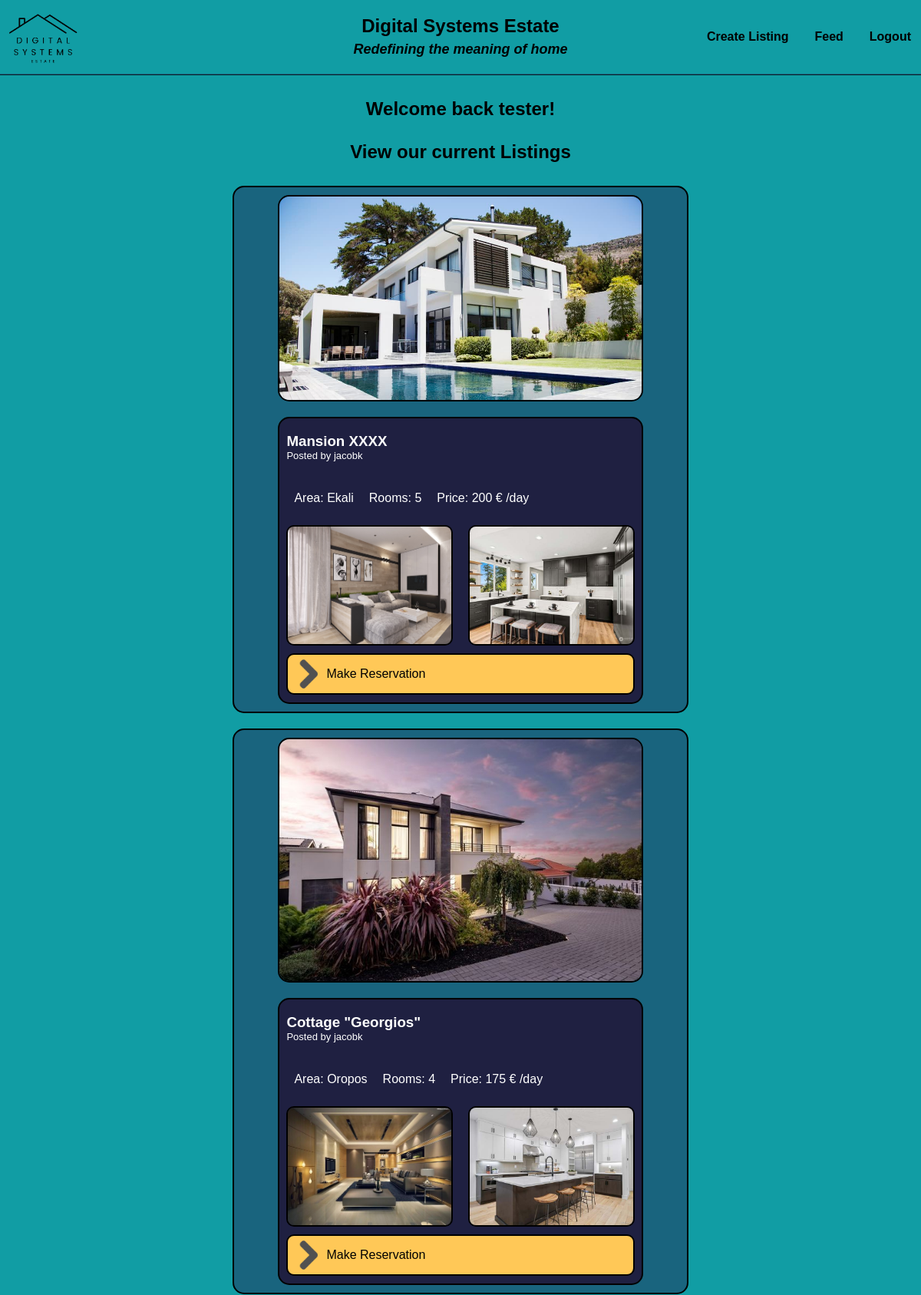
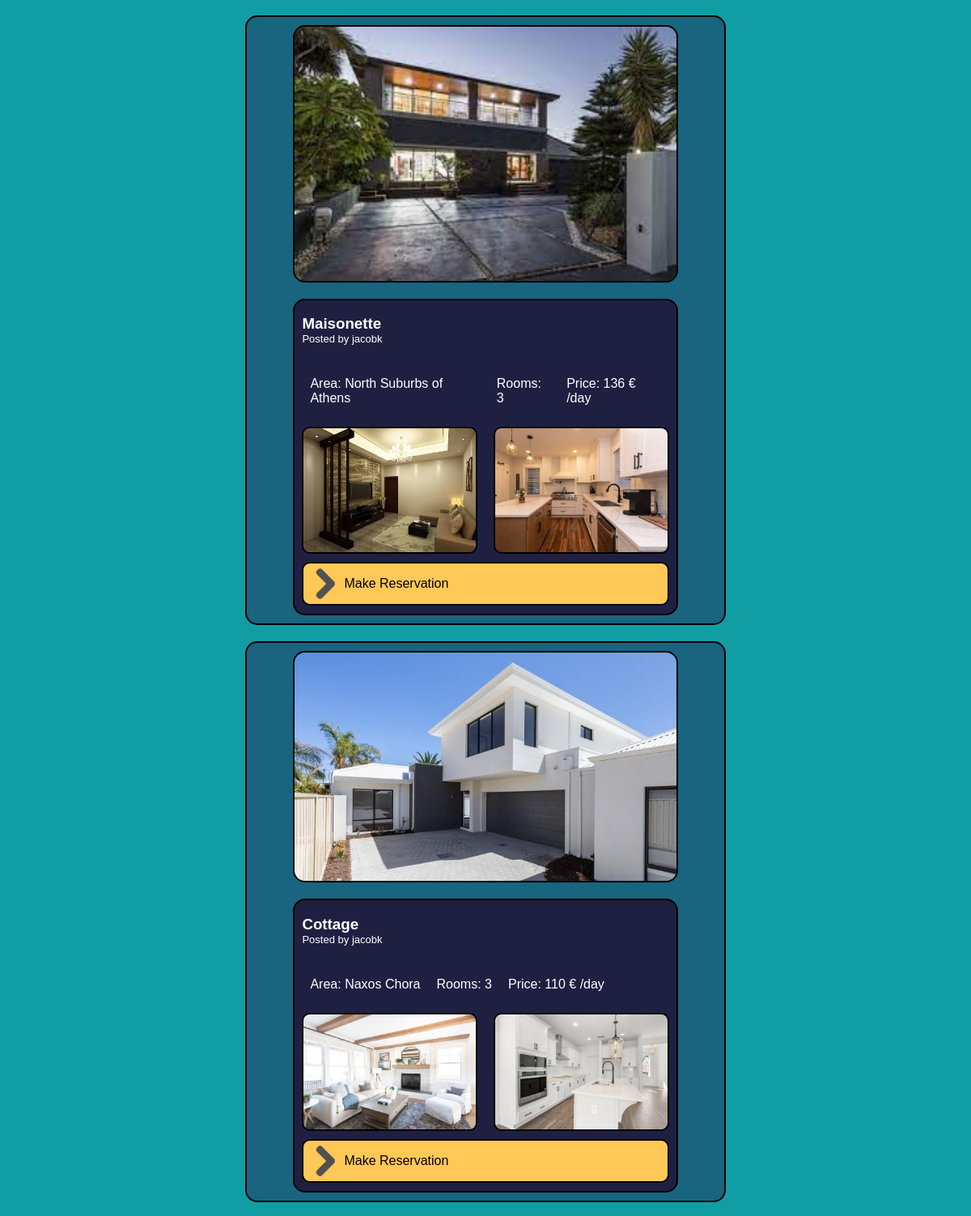
The page /client/feed.php (signed in, upper part) on the database its author committed (2 pictures, top to bottom).
### tables this page shows
CREATE TABLE `listings` (
  `listingID` int(11) NOT NULL,
  `photoLocation` varchar(30) NOT NULL,
  `title` varchar(30) NOT NULL,
  `area` varchar(30) NOT NULL,
  `rooms` int(2) NOT NULL,
  `price` float NOT NULL,
  `userID` int(11) NOT NULL
);

CREATE TABLE `users` (
  `userID` int(11) NOT NULL,
  `name` varchar(15) NOT NULL,
  `surname` varchar(20) NOT NULL,
  `username` varchar(20) NOT NULL,
  `password` varchar(10) NOT NULL,
  `mail` varchar(35) NOT NULL
);

### client/feed.php (the view, shortened to what this page needs)
<!DOCTYPE html>
<html>
<head>
    <link rel="stylesheet" href="styles/menu.css">
    <link rel="stylesheet" href="styles/listings.css">
    <link rel="stylesheet" href="styles/footer.css">
</head>
<body>
    <header>
        <div class="menu">
            <div class="divLogoButton">
                <a class="logoButton" href="feed.php">
                    <img style="height: 80px;" alt="DS Logo" src="../assets/logo/main2.png"/>
                </a>
            </div>
            <div class="menuTitle">
                <h2>Digital Systems Estate <br>
                    <i>Redefining the meaning of home</i>
                </h2>
            </div>
            <div class="navBar">
                <a class="navButtons" href="create.php">Create Listing</a>
                <a class="navButtons" href="feed.php">Feed</a>
                <?php
                    if (isset($_SESSION['userID'])) {
                        echo "<a class='navButtons' href='logout.php'>Logout</a>";
                    } else {
                        echo "<a class='navButtons' href='login.php'>Login</a>";
                    }
                ?>
            </div>
        </div>
    </header>
    <div class="listings">
        <?php
            $servername = "localhost";
            $username = "root";
            $password = "";
            $dbname = "ds_estate";
            $conn = new mysqli($servername, $username, $password, $dbname);
            $sql = "SELECT * FROM listings";
            $result = $conn->query($sql);
            $json_array = [];
            if ($result -> num_rows > 0){
                while($row = $result -> fetch_assoc()) {
                    $json_array[] = $row;
                }
            }
            if(!empty($json_array)) {
                if (isset($_SESSION['userID'])) {
                    echo "<h2>Welcome back {$_SESSION['username']}!<br><br>View our current Listings</h2>";
                } else {
                    echo "<h2>View our current Listings</h2>";
                }
                foreach($json_array as $data) {
                    echo "<div class=\"listingBox\">";
                        echo "<img class=\"listingImg\" alt=\"House {$data["listingID"]} \" src=\"{$data["photoLocation"]}/1.jpg\"/>";
                        echo "<div class=\"listingInfo\">";
                            echo "<div class=\"listingDetails\">";
                                echo "<div class=\"listingTitle\">";
                                    echo "<h3> {$data["title"]} </h3>";
                                    $usersql = "SELECT username FROM users WHERE userID = '{$data["userID"]}'";
                                    $userResult = $conn->query($usersql);
                                    if ($userResult->num_rows > 0) {
                                        $json_user_array = array();
                                        while ($row = $userResult->fetch_assoc()) {
                                            $json_user_array[] = $row;
                                        }
                                        foreach ($json_user_array as $userData) {
                                            echo "<p style=\"font-size: small;\">Posted by {$userData["username"]}</p>";
                                        }
                                    } else {
                                        echo "<p style=\"font-size: small;\">Error getting the user</p>";
                                    }
                                echo "</div>";
                                echo "<ul class=\"listingData\">";
                                    echo "<li> Area: {$data["area"]} </li>";
                                    echo "<li> Rooms: {$data["rooms"]} </li>";
                                    echo "<li> Price: {$data["price"]} € /day </li>";
                                echo "</ul>";
                            echo "</div>";
                            echo "<div class=\"extraImages\">";
                                echo "<img class=\"extraImg\" alt=\"House {$data["listingID"]} \" src=\"{$data["photoLocation"]}/2.jpg\"/>";
                                echo "<img class=\"extraImg\" alt=\"House {$data["listingID"]} \" src=\"{$data["photoLocation"]}/3.jpg\"/>";
                            echo "</div>";
                                echo "<div class=\"listingButton\">";
                                echo "<a class = \"reserveButton\" href=\"book.php?listingID={$data["listingID"]}\">";
                                    echo "<img style=\"height: 50px;\" src=\"../assets/button/arrow.png\"/>";
                                    echo "Make Reservation";
                                echo "</a>";
                            echo "</div>";
                        echo "</div>";
                    echo "</div>";
                }
            } else {
                if (isset($_SESSION['userID'])) {
                    echo "<h2>Welcome back {$_SESSION['username']}!<br><br>Currently there are no listings<br><br>Why don't you create one?</h2>";
                } else {
                    echo "<h2>Currently there are no listings</h2>";
                }
            }
        ?>
    </div>
</body>
</html>

### client/styles/menu.css (style rules this page uses)
body { margin: 0; padding: 0; font-family: Arial, Helvetica, sans-serif; background-color: #119da4; color: black; }
.menu { display: flex; flex-wrap: wrap; flex-direction: row; justify-content: space-between; align-items: center; height: auto; background-color: #119da4; border-bottom: 2px ridge #19647e; }
.divLogoButton { width: 25%; flex-grow: 1; }
.logoButton { border: none; background-color: transparent; padding-left: 10px; padding-right: 20px; }
.menuTitle { width: 50%; flex-grow: 1; text-align: center; }
.menuTitle > h2 > i { font-size: large; }
.navBar { width: 25%; display: flex; flex-wrap: wrap; flex-direction: row; align-items: center; }
.navButtons { padding: 3px; font-weight: 600; color: black; text-align: center; margin: 0 10px; text-decoration: none; margin-left: auto; }

### client/styles/listings.css (style rules this page uses)
.listings { width: auto; display: flex; flex-direction: column; align-items: center; background-color: #119da4; padding: 10px; }
.listings h2 { text-align: center; color: black; }
.listingBox { margin: 10px 0; width: 70%; display: flex; flex-direction: column; border: 2px solid black; border-radius: 15px; background-color: #19647e; overflow: hidden; }
.listingImg { margin: 10px; margin-left: auto; margin-right: auto; width: 80%; border: 2px solid black; border-radius: 15px; }
.listingInfo { display: flex; flex-direction: column; justify-content: space-between; margin: 10px 0; margin-left: auto; margin-right: auto; width: 80%; border: 2px solid black; border-radius: 15px; background-color: #1f2041; color: white; }
.listingDetails { display: flex; flex-direction: column; margin-left: 2%; margin-right: 2%; }
.listingTitle > h3 { margin-bottom: 0; }
.listingTitle > p { margin-top: 0; }
.listingData { display: flex; justify-content: space-between; list-style-type: none; padding: 0; }
.listingData > li { float: left; font-weight: 500; padding: auto; padding: 10px; }
.extraImages { display: flex; flex-direction: row; justify-content: space-between; margin-bottom: 10px; margin-left: 2%; margin-right: 2%; }
.extraImg { display: flex; width: 47%; border: 2px solid black; border-radius: 10px; }
.reserveButton { display: flex; height: 50px; margin-left: 2%; margin-right: 2%; border: 2px solid black; border-radius: 10px; margin-bottom: 10px; background-color: #ffc857; text-decoration: none; color: black; align-items: center; }

### client/feed.php (style rules this page uses)
@media (max-width: 4000px) { .listingBox { width: 50%; } }
@media (max-width: 4000px) { .listingDetails { flex-direction: column; align-items: flex-start; } }
@media (max-width: 4000px) { .listingTitle { flex: 1; } }
@media (max-width: 4000px) { .listingData { flex: 1; justify-content: center; } }

### rows shown on the page
listings: photoLocation (picture), title "Mansion ΧΧΧΧ", area "Ekali", rooms "5", price "200"
users: username "jacobk"
listings: photoLocation (picture), title "Cottage \"Georgios\"", area "Oropos", rooms "4", price "175"
listings: photoLocation (picture), title "Maisonette", area "North Suburbs of Athens", rooms "3", price "136"
listings: photoLocation (picture), title "Cottage", area "Naxos Chora", rooms "3", price "110"

### other values the page prints
$_SESSION['username'] "tester"
